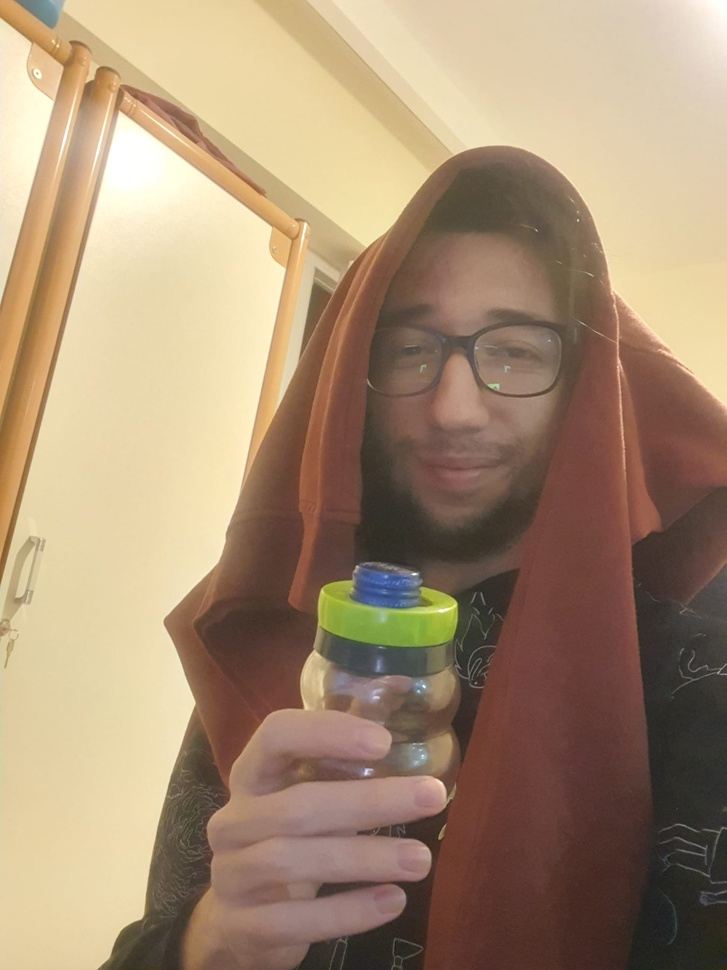
#> input picture Ödev2/WhatsApp Image 2023-11-27 at 22.00.52.jpeg, 727 x 970 px, shrunk from 1536 x 2048 before the run, given in place of the camera
$ python odev2.py
#> lines starting #> are read from the running program, lines starting #| are printed output that depends on the picture; after the words box and inside, x2 and y2 are one past the last pixel; in counts of white or black regions, pixels touching at a corner belong together
import cv2
import numpy as np

kamera = cv2.VideoCapture(0)

while True:
    ret, kare = kamera.read()
#> kare is the input picture: shape (970, 727, 3); mean B, G, R 114.9, 141.3, 165.5
    hsv = cv2.cvtColor(kare, cv2.COLOR_BGR2HSV)
#> hsv: shape (970, 727, 3); mean H, S, V 16.8, 82.4, 166
    kirmizi_alt_sinir = np.array([0, 120, 40])  # renk, doygunluk, parlaklık.
    kirmizi_ust_sinir = np.array([10, 220, 90])
    maske = cv2.inRange(hsv, kirmizi_alt_sinir, kirmizi_ust_sinir)
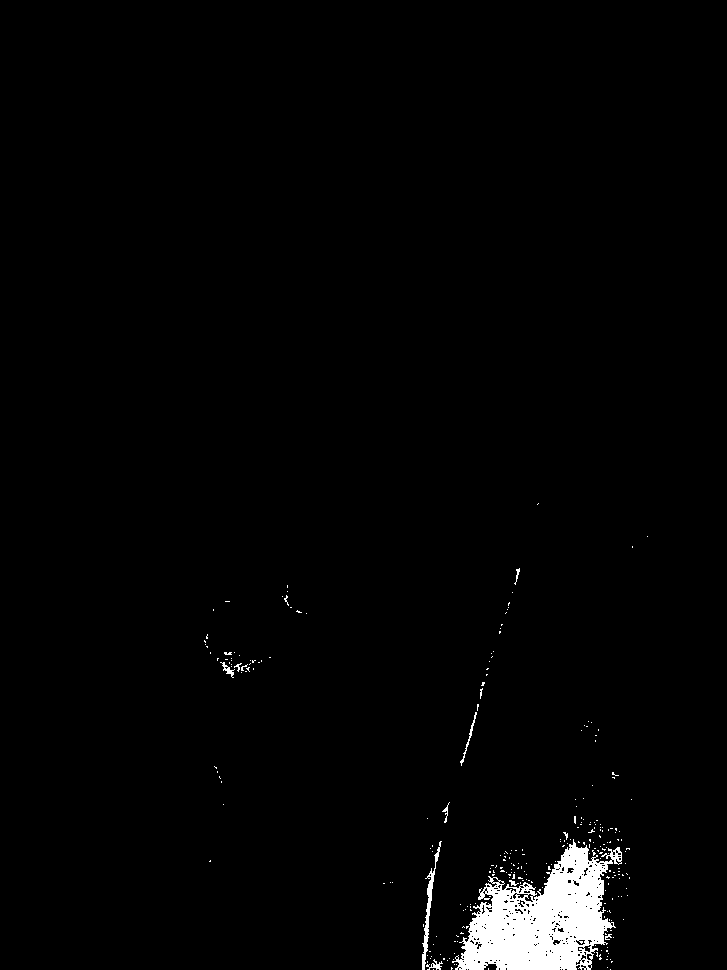
#> maske: shape (970, 727); 1.9% white; 269 white regions (259 under 20 px), largest, box (x1, y1, x2, y2) and area: (452, 839, 622, 970) 11900, (422, 841, 442, 970) 464, (460, 712, 477, 766) 107
    sonuc = cv2.bitwise_and(kare, kare, mask=maske)
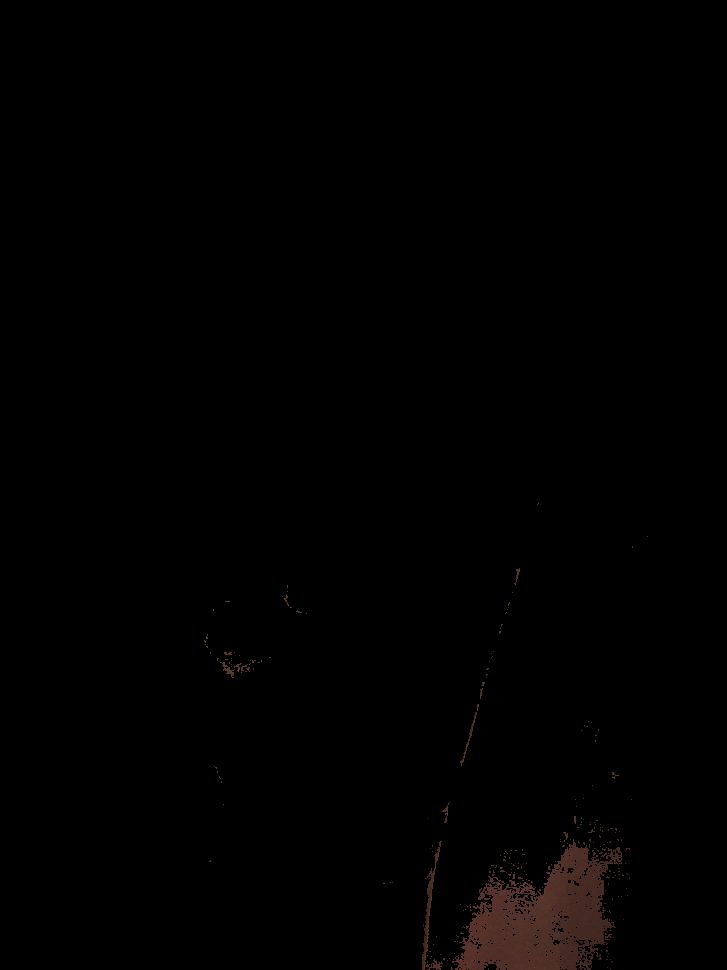
#> sonuc: shape (970, 727, 3); mean B, G, R 0.8, 0.9, 1.5
    cv2.imshow('Kirmizi Nesne Tespit Etme', sonuc)
    if cv2.waitKey(1) & 0xFF == ord('q'):  # q ya basarak programdan çıkma.
#> (key q is pressed here)
        break
kamera.release()
cv2.destroyAllWindows()

$ run again, on Ödev2/WhatsApp Image 2023-11-27 at 22.00.53.jpeg
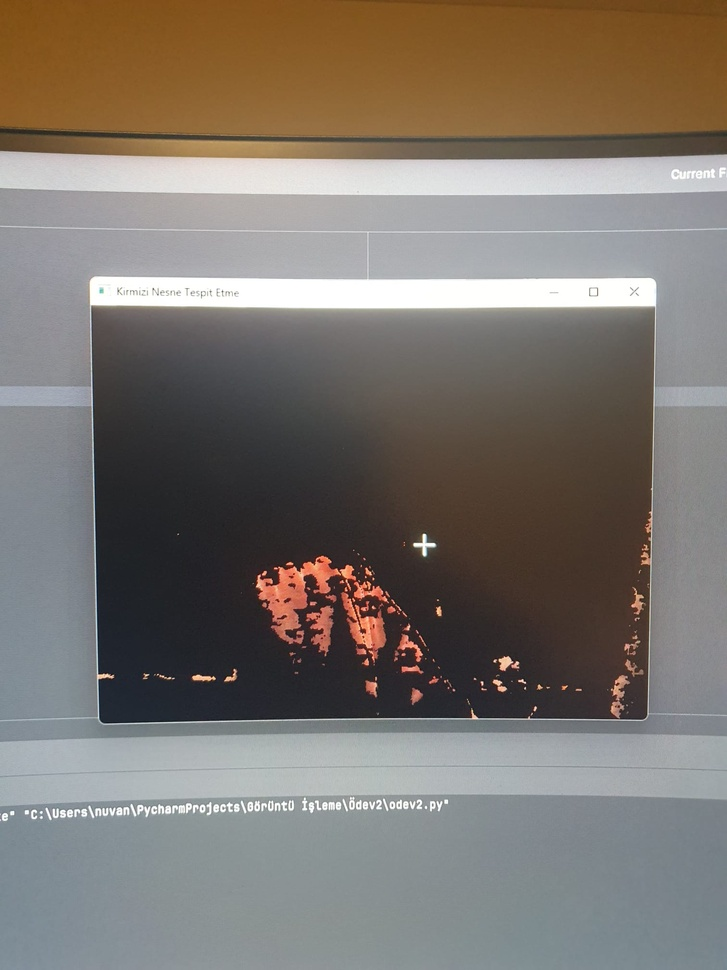
#> input picture Ödev2/WhatsApp Image 2023-11-27 at 22.00.53.jpeg, 727 x 970 px, shrunk from 1512 x 2016 before the run, given in place of the camera
#> kare is the input picture: shape (970, 727, 3); mean B, G, R 110.9, 117.7, 124.4
#> hsv: shape (970, 727, 3); mean H, S, V 70.8, 50.9, 129.5
#> `maske = cv2.inRange(hsv, kirmizi_alt_sinir, kirmizi_ust_sinir)`:
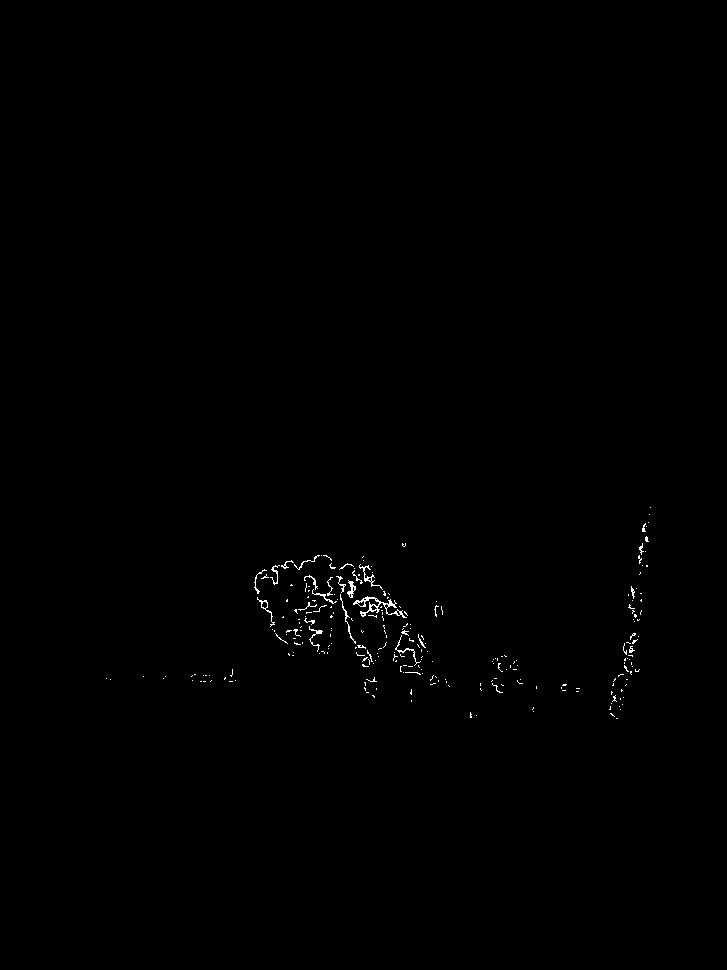
#> maske: shape (970, 727); 0.34% white in thin lines or dots, all inside (x1, y1, x2, y2) = (106, 507, 651, 719)
